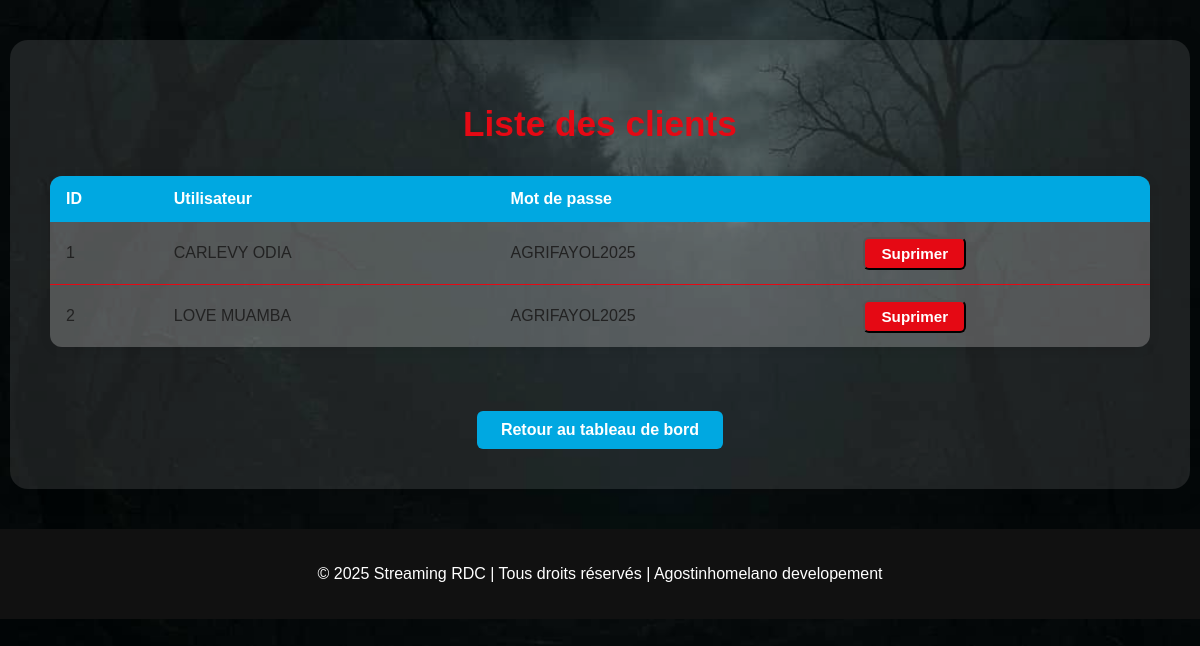
/admin/utilisateurs, run on an earlier commit of the app's database.
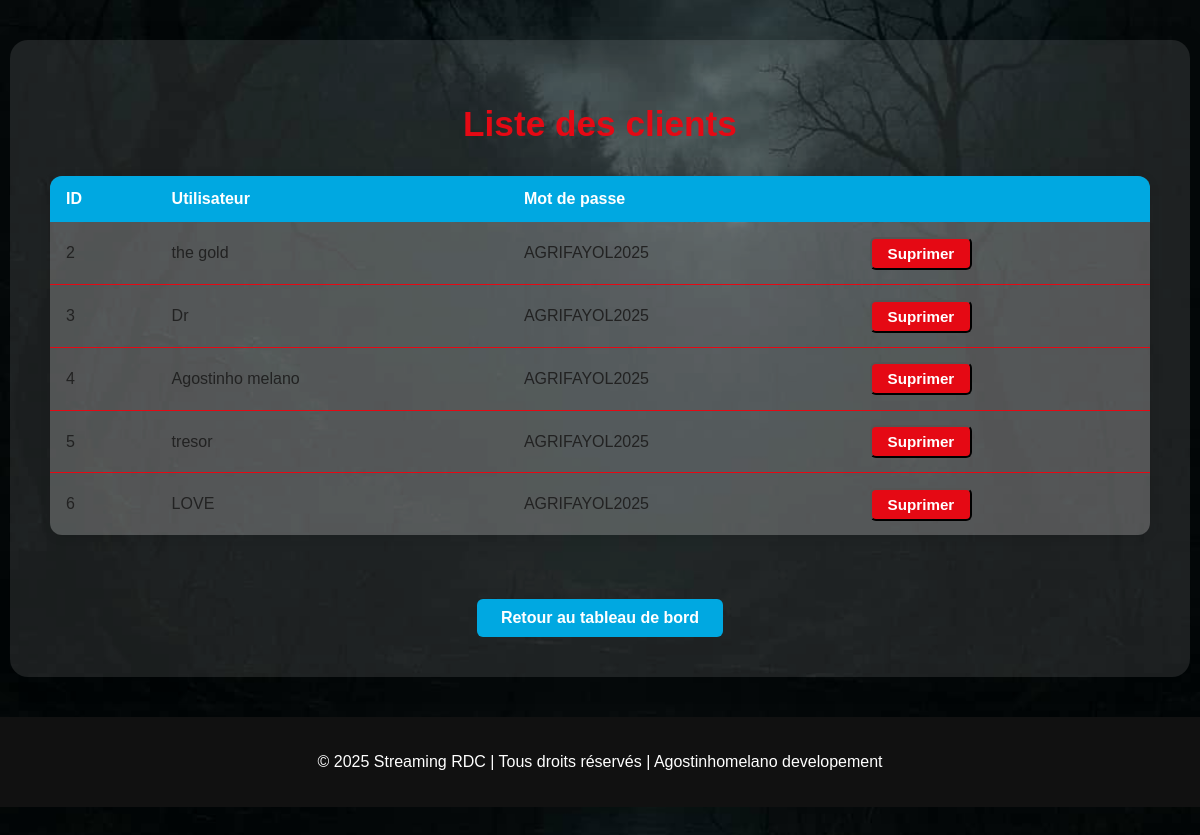
And on a later commit of the database.
### app.py (models this page shows, shortened)
class Utilisateurs(db.Model):#creation d'une table dans la db model represente une table dans la db c'est une class, ici elle herite de sqlalchemy pour fontionner
    id= db.Column(db.Integer,primary_key=True)# numero unique de chaque utilisateur
    nom=db.Column(db.String(30),nullable=False)
    mdp=db.Column(db.String(200),nullable=False)

### app.py (the view)
@app.route("/admin/utilisateurs")
def list_users():
    users=Utilisateurs.query.all()
    return render_template("admin/list_users.html",users=users)

### templates/admin/list_users.html (shortened to what this page needs)
<!DOCTYPE html>
<html lang="fr">
<head>
  <link rel="stylesheet" href="{{ url_for('static', filename='css/admin.css') }}">
</head>
<body>
  <div class="admin-container">
    <h1>Liste des clients</h1>
    <table class="admin-table">
      <thead>
        <tr>
          <th>ID</th>
          <th>Utilisateur</th>
          <th>Mot de passe</th>
          <th></th>
        </tr>
      </thead>
      <tbody>
        {% for user in users %}
        <tr>
          <td>{{ user.id }}</td>
          <td>{{ user.nom }}</td>
          <td>{{ user.mdp }}</td>
          <td>
            <form action="{{url_for('supprimer_utilisateur',id=user.id)}}" method="post">
                <button type="submit" class="btn-admin">Suprimer</button>
            </form>
          </td>
        </tr>
        {% endfor %}
      </tbody>
    </table>
    <a href="{{ url_for('accueil_admin') }}" class="btn-retour">Retour au tableau de bord</a>
  </div>
  <footer>
    <p>© 2025 Streaming RDC | Tous droits réservés | Agostinhomelano developement</p>
  </footer>
</body>
</html>

### static/css/admin.css (style rules this page uses)
body { background: url("../image/backgroud.jpg") no-repeat center center/cover; min-height: 100vh; font-family: Arial, sans-serif; margin: 0; }
.admin-container { max-width: 1100px; margin: 40px auto; background: rgba(255,255,255,0.10); border-radius: 18px; padding: 2.5rem; box-shadow: 0 4px 24px rgba(0,0,0,0.15); color: #0a0a0a; text-align: center; }
.admin-container h1 { margin-bottom: 2rem; color: #e50914; font-size: 2.2rem; }
.btn-admin { display: inline-block; padding: 8px 18px; background: #e50914; color: #fff; border-radius: 6px; text-decoration: none; font-weight: bold; transition: background 0.3s; }
.btn-retour { display: inline-block; margin-top: 2rem; padding: 10px 24px; background: #00A8E1; color: #fff; border-radius: 6px; text-decoration: none; font-weight: bold; transition: background 0.3s; }
footer { background: #111; text-align: center; padding: 20px 0; font-size: 1rem; color: #fff; margin-top: 40px; width: 100%; }

### templates/admin/list_users.html (style rules this page uses)
.admin-table { width: 100%; border-collapse: collapse; margin: 2rem 0; background: rgba(255,255,255,0.15); border-radius: 12px; overflow: hidden; box-shadow: 0 2px 12px rgba(0,0,0,0.08); }
.admin-table th, .admin-table td { padding: 0.9rem 1rem; text-align: left; }
.admin-table th { background: #00A8E1; color: #fff; font-weight: bold; font-size: 1rem; }
.admin-table tr { border-bottom: 1px solid #e50914; }
.admin-table tr:last-child { border-bottom: none; }
.admin-table td { background: rgba(255,255,255,0.10); color: #222; }
.btn-admin { display: inline-block; padding: 6px 16px; background: #e50914; color: #fff; border-radius: 6px; text-decoration: none; font-weight: bold; transition: background 0.3s; font-size: 0.95rem; }

What changed in the data, as far as the page shows it:
removed Utilisateurs: id "1", nom "CARLEVY ODIA", mdp "AGRIFAYOL2025"
changed Utilisateurs id 2: nom "LOVE MUAMBA" → "the gold"
added Utilisateurs: id "3", nom "Dr", mdp "AGRIFAYOL2025"
added Utilisateurs: id "4", nom "Agostinho melano", mdp "AGRIFAYOL2025"
added Utilisateurs: id "5", nom "tresor", mdp "AGRIFAYOL2025"
added Utilisateurs: id "6", nom "LOVE", mdp "AGRIFAYOL2025"
